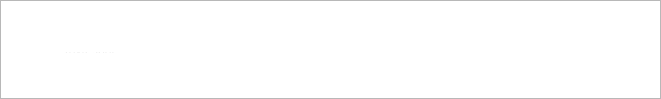
<?xml version="1.0" encoding="UTF-8"?>
<ui version="4.0">
 <class>Widget</class>
 <widget class="QWidget" name="Widget">
  <property name="geometry">
   <rect>
    <x>0</x>
    <y>0</y>
    <width>661</width>
    <height>99</height>
   </rect>
  </property>
  <property name="windowTitle">
   <string>Widget</string>
  </property>
  <property name="styleSheet">
   <string notr="true"/>
  </property>
  <widget class="QListWidget" name="listWidget">
   <property name="geometry">
    <rect>
     <x>0</x>
     <y>0</y>
     <width>661</width>
     <height>99</height>
    </rect>
   </property>
   <property name="styleSheet">
    <string notr="true"/>
   </property>
  </widget>
  <widget class="QLabel" name="label">
   <property name="geometry">
    <rect>
     <x>53</x>
     <y>42</y>
     <width>71</width>
     <height>21</height>
    </rect>
   </property>
   <property name="styleSheet">
    <string notr="true">color: rgb(240, 240, 240); padding: 10px;</string>
   </property>
   <property name="text">
    <string>TextLabel</string>
   </property>
   <property name="alignment">
    <set>Qt::AlignCenter</set>
   </property>
  </widget>
 </widget>
 <resources/>
 <connections/>
</ui>
